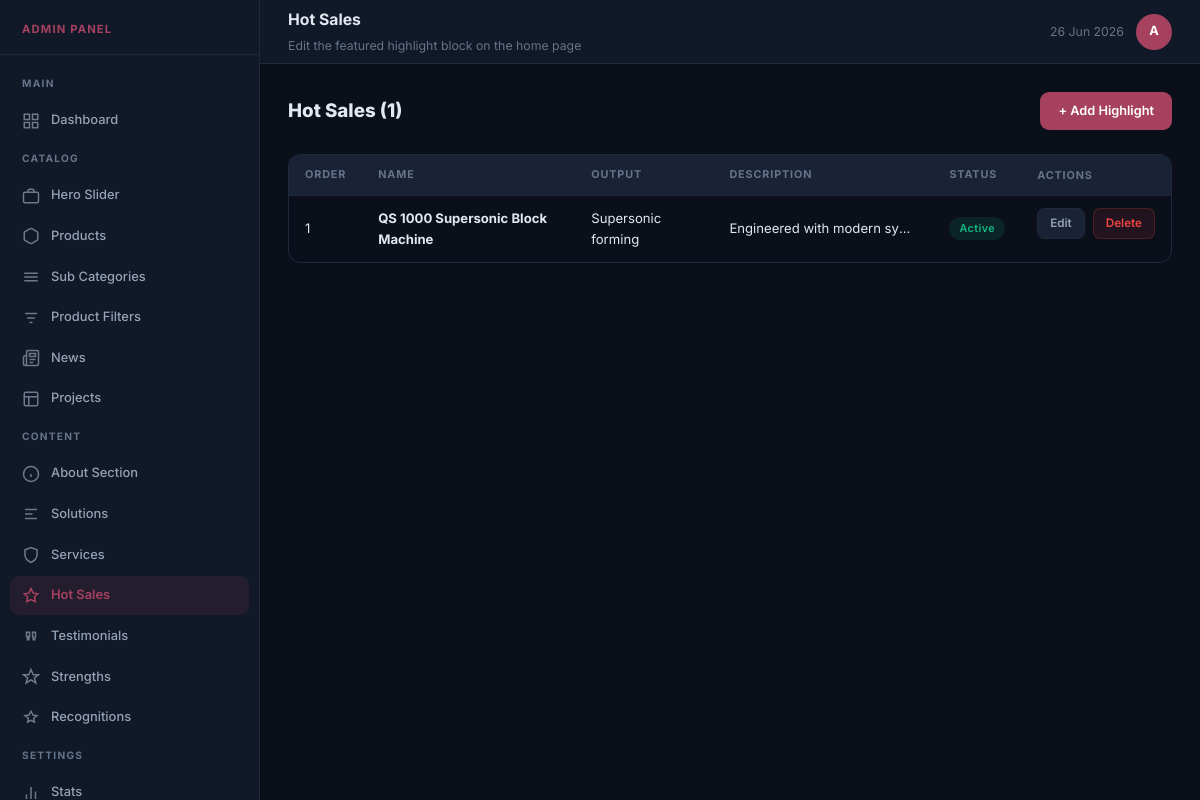
The page /admin/hot_sales.php (signed in) on the database its author committed.
### tables this page shows
CREATE TABLE `hot_sales` (
  `id` int(11) NOT NULL,
  `name` varchar(200) NOT NULL,
  `image` varchar(255) DEFAULT NULL,
  `output_label` varchar(150) DEFAULT NULL,
  `description` text DEFAULT NULL,
  `tags` longtext DEFAULT NULL CHECK (json_valid(`tags`)),
  `sort_order` int(11) DEFAULT 0,
  `is_active` tinyint(1) DEFAULT 1
);

### admin/hot_sales.php (the view, shortened to what this page needs)
<?php
require_once __DIR__ . '/layout.php';
$pdo = db();
$list = $pdo->query("SELECT * FROM hot_sales ORDER BY sort_order ASC")->fetchAll();
?>
<div class="admin-layout">
<div class="main-content">
<div class="page-body">
<div class="page-header">
  <div><h1>Hot Sales (<?= count($list) ?>)</h1></div>
  <a href="?add=1" class="btn btn-primary">+ Add Highlight</a>
</div>
<div class="table-wrap">
  <table>
    <thead><tr><th>Order</th><th>Name</th><th>Output</th><th>Description</th><th>Status</th><th>Actions</th></tr></thead>
    <tbody>
    <?php foreach ($list as $item): ?>
      <tr>
        <td><?= (int)$item['sort_order'] ?></td>
        <td><strong><?= htmlspecialchars($item['name']) ?></strong></td>
        <td><?= htmlspecialchars($item['output_label']) ?></td>
        <td class="truncate"><?= htmlspecialchars($item['description']) ?></td>
        <td><span class="td-badge <?= $item['is_active'] ? 'badge-active' : 'badge-inactive' ?>"><?= $item['is_active'] ? 'Active' : 'Hidden' ?></span></td>
        <td class="flex gap-2">
          <a href="?edit=<?= $item['id'] ?>" class="btn btn-sm btn-secondary">Edit</a>
          <a href="?del=<?= $item['id'] ?>" class="btn btn-sm btn-danger" onclick="return confirm('Delete?')">Delete</a>
        </td>
      </tr>
    <?php endforeach; ?>
    </tbody>
  </table>
</div>
</div>
</div>
</div>
</body>
</html>

### admin/assets/admin.css (style rules this page uses)
*, *::before, *::after { box-sizing: border-box; margin: 0; padding: 0; }
:root { --bg: #0a0f1a; --surface: #111827; --surface2: #1a2235; --border: #1e293b; --accent: #a6425f; --accent-dim: rgba(166,66,95,0.12); --text: #e2e8f0; --text-muted: #64748b; --text-dim: #94a3b8; --success: #10b981; --danger: #ef4444; --warning: #c7768c; --sidebar-w: 260px; --radius: 12px; }
html { font-size: 15px; }
body { font-family: 'Inter', system-ui, sans-serif; background: var(--bg); color: var(--text); min-height: 100vh; line-height: 1.6; }
a { color: inherit; text-decoration: none; }
.admin-layout { display: flex; min-height: 100vh; }
.main-content { margin-left: var(--sidebar-w); flex: 1; display: flex; flex-direction: column; min-height: 100vh; }
.page-body { padding: 28px; flex: 1; }
.table-wrap { overflow-x: auto; border-radius: var(--radius); border: 1px solid var(--border); }
table { width: 100%; border-collapse: collapse; font-size: 0.875rem; }
thead { background: var(--surface2); }
th { padding: 11px 16px; text-align: left; font-size: 0.72rem; font-weight: 700; text-transform: uppercase; letter-spacing: 0.08em; color: var(--text-muted); white-space: nowrap; }
td { padding: 12px 16px; border-top: 1px solid var(--border); vertical-align: middle; }
.td-badge { display: inline-block; padding: 3px 10px; border-radius: 99px; font-size: 0.72rem; font-weight: 600; letter-spacing: 0.04em; }
.badge-active { background: rgba(16,185,129,.12); color: var(--success); }
.btn { display: inline-flex; align-items: center; gap: 7px; padding: 9px 18px; border-radius: 9px; font-size: 0.85rem; font-weight: 600; cursor: pointer; border: none; transition: all 0.18s ease; white-space: nowrap; }
.btn-primary { background: var(--accent); color: #fff; }
.btn-secondary { background: var(--surface2); color: var(--text-dim); border: 1px solid var(--border); }
.btn-danger { background: rgba(239,68,68,.1); color: var(--danger); border: 1px solid rgba(239,68,68,.2); }
.btn-sm { padding: 5px 12px; font-size: 0.78rem; border-radius: 7px; }
.page-header { display: flex; align-items: center; justify-content: space-between; margin-bottom: 24px; flex-wrap: wrap; gap: 12px; }
.page-header h1 { font-size: 1.25rem; font-weight: 800; }
.flex { display: flex; }
.gap-2 { gap: 8px; }
.truncate { overflow: hidden; text-overflow: ellipsis; white-space: nowrap; max-width: 220px; }

### rows shown on the page
hot_sales: sort_order "1", name "QS 1000 Supersonic Block Machine", output_label "Supersonic forming", description "Engineered with modern sy…", is_active "Active"

### other values the page prints
$title "Hot Sales"
$subtitle "Edit the featured highlight block on the home page"
count($list) "1"
